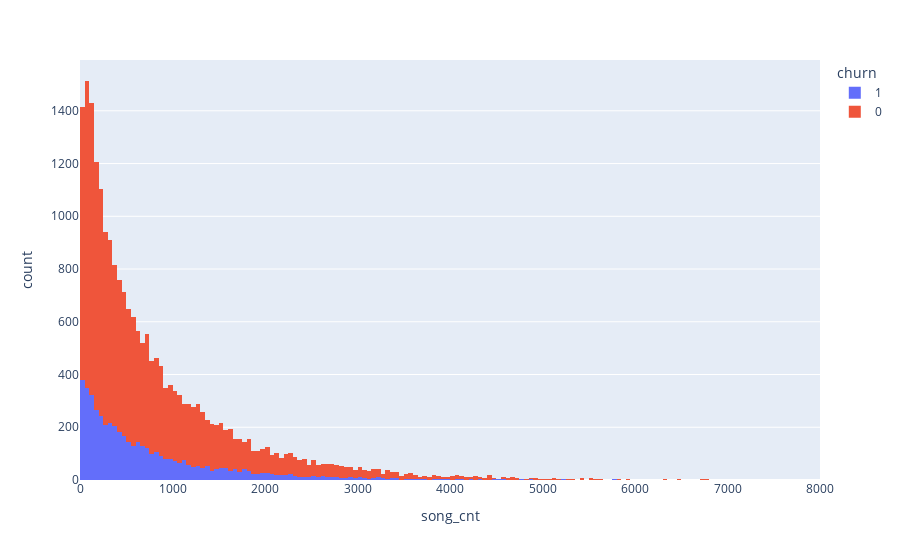

Notebook code cell kept with this figure:
### Code cell
fig = px.histogram(pdf, x="song_cnt", color="churn")
fig.show()

### Figure 1 — Plotly figure (JSON) as saved in the notebook; plotly's stock layout.template omitted (floating-point values rounded to 4 significant figures; data arrays with more than 128 entries replaced by an {"elided": "..."} marker saying what was removed)
{"data": [{"alignmentgroup": "True", "bingroup": "x", "hovertemplate": "churn=1<br>song_cnt=%{x}<br>count=%{y}<extra></extra>", "legendgroup": "1", "marker": {"color": "#636efa"}, "name": "1", "offsetgroup": "1", "orientation": "v", "showlegend": true, "type": "histogram", "x": {"elided": "5003 str values"}, "xaxis": "x", "yaxis": "y"}, {"alignmentgroup": "True", "bingroup": "x", "hovertemplate": "churn=0<br>song_cnt=%{x}<br>count=%{y}<extra></extra>", "legendgroup": "0", "marker": {"color": "#EF553B"}, "name": "0", "offsetgroup": "0", "orientation": "v", "showlegend": true, "type": "histogram", "x": {"elided": "17274 str values"}, "xaxis": "x", "yaxis": "y"}], "layout": {"barmode": "relative", "legend": {"title": {"text": "churn"}, "tracegroupgap": 0}, "margin": {"t": 60}, "xaxis": {"anchor": "y", "domain": [0, 1], "title": {"text": "song_cnt"}}, "yaxis": {"anchor": "x", "domain": [0, 1], "title": {"text": "count"}}}}
